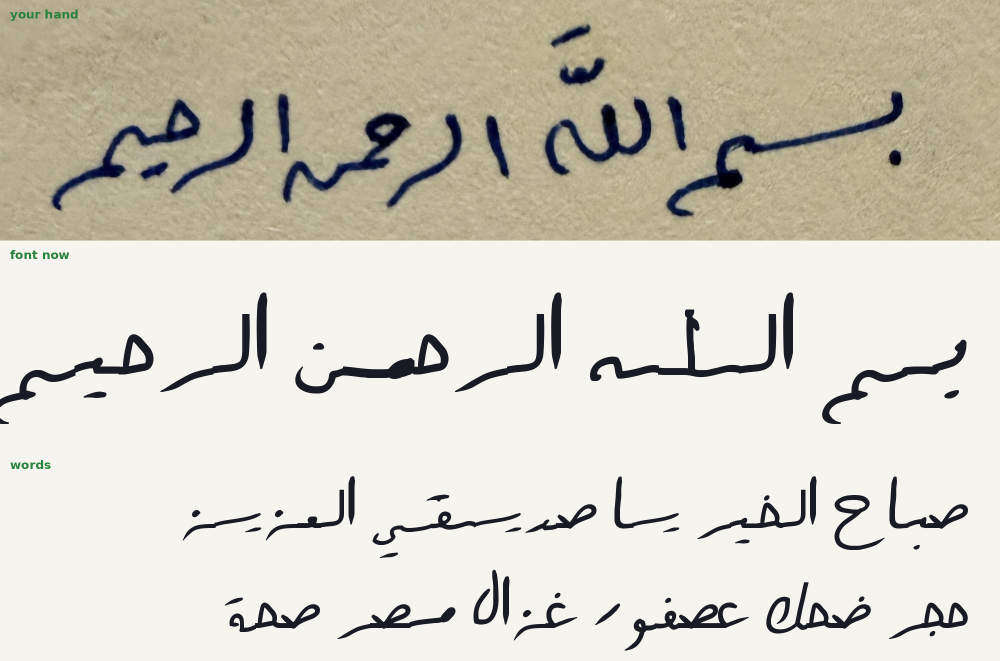
#> input picture handwriting-font/font/basmala_your_hand_vs_font.png, 2000 x 1321 px (shown at 1/2 size)
$ python -i stage2.py   (imports and definitions only)
#> lines starting #> are read from the running program, lines starting #| are printed output that depends on the picture
### handwriting-font/font/glyphmap.py
"""Which drawing on which sheet becomes which glyph.

box = (x0, y0, x1, y1) in the sheet photo's pixels. row = glyphs written on one line
(their joins give that line's baseline). form: isol / init / medi / fina / mark / digit."""

S5, S6, S8, S4 = 'src5.jpg', 'src6.jpg', 'src8.jpg', 'src4.jpg'

G = {}
def g(name, src, box, form, row, **kw):
    G[name] = dict(src=src, box=box, form=form, row=row, **kw)

# ---- sheet 8: ا ب ت ث ج ح خ د ذ ر ز س ش ص ض ----
g('alef', S8, (980, 350, 1008, 405), 'isol', 'a8', hard=True)
g('alef.fina', S8, (857, 348, 889, 398), 'fina', 'a8')
g('beh', S8, (1213, 500, 1271, 561), 'isol', 'b8', drop_above=True)
g('beh.init', S8, (1046, 505, 1084, 552), 'init', 'b8')
g('beh.medi', S8, (770, 495, 860, 543), 'medi', 'b8')
g('beh.fina', S8, (606, 473, 706, 527), 'fina', 'b8')
g('teh', S8, (1232, 656, 1281, 702), 'isol', 't8')
g('teh.init', S8, (1048, 622, 1108, 681), 'init', 't8')
g('teh.medi', S8, (794, 609, 878, 652), 'medi', 't8')
g('teh.fina', S8, (606, 473, 706, 527), 'fina', 'b8', drop_below=True, add_mark=('teh.medi', 'above', 0.42))
g('theh', S8, (1218, 768, 1276, 820), 'isol', 'th8')
g('theh.init', S8, (1032, 734, 1101, 790), 'init', 'th8')
g('theh.medi', S8, (796, 708, 894, 761), 'medi', 'th8')
g('theh.fina', S8, (644, 702, 732, 759), 'fina', 'th8')
g('jeem', S8, (1233, 896, 1279, 950), 'isol', 'j8')
g('jeem.init', S8, (867, 868, 953, 912), 'init', 'j8', thin=True, grow=1.3)
g('jeem.medi', S8, (547, 837, 646, 890), 'medi', 'j8', thin=True, grow=1.3)
g('jeem.fina', S8, (113, 815, 224, 879), 'fina', 'j8')
g('hah', S8, (1253, 1011, 1289, 1063), 'isol', 'h8')
g('hah.init', S8, (1127, 1017, 1225, 1048), 'init', 'h8', thin=True, grow=1.3)
g('hah.medi', S8, (836, 998, 958, 1055), 'medi', 'h8', hard=True, thin=True, grow=1.3)
g('hah.fina', S8, (415, 1001, 540, 1075), 'fina', 'h8')
g('khah', S8, (1244, 1100, 1280, 1185), 'isol', 'kh8')
g('khah.init', S8, (1157, 1100, 1217, 1156), 'init', 'kh8', thin=True, grow=1.3)
g('khah.medi', S8, (815, 1095, 934, 1165), 'medi', 'kh8', thin=True, grow=1.3)
g('khah.fina', S8, (404, 1120, 518, 1213), 'fina', 'kh8')
g('dal', S8, (1245, 1265, 1281, 1293), 'isol', 'd8')
g('dal.fina', S8, (1076, 1271, 1164, 1297), 'fina', 'd8')
g('thal', S8, (1252, 1343, 1283, 1389), 'isol', 'dh8')
g('thal.fina', S8, (1081, 1342, 1176, 1387), 'fina', 'dh8')
g('reh', S8, (1251, 1468, 1285, 1498), 'isol', 'r8')
g('reh.fina', S8, (1102, 1464, 1197, 1495), 'fina', 'r8')
g('zain', S8, (1248, 1549, 1287, 1597), 'isol', 'z8')
g('zain.fina', S8, (1139, 1546, 1224, 1597), 'fina', 'z8')
g('seen', S8, (385, 1637, 489, 1672), 'isol', 's8')     # writer swapped these two on the sheet
g('seen.init', S8, (894, 1667, 978, 1689), 'init', 's8', keep_flat=True)
g('seen.medi', S8, (773, 1656, 875, 1675), 'medi', 's8', keep_flat=True)
g('seen.fina', S8, (1004, 1679, 1094, 1715), 'fina', 's8')
g('sheen', S8, (640, 1733, 772, 1804), 'isol', 'sh8')   # writer swapped these two on the sheet
g('sheen.init', S8, (929, 1744, 1004, 1796), 'init', 'sh8')
g('sheen.medi', S8, (805, 1740, 892, 1791), 'medi', 'sh8')
g('sheen.fina', S8, (1013, 1744, 1098, 1809), 'fina', 'sh8', thin=True)
g('sad', S8, (1167, 1877, 1256, 1923), 'isol', 'sd8')
g('sad.init', S8, (806, 1893, 905, 1927), 'init', 'sd8', hard=True)   # middle form, right connector cut off
g('sad.medi', S8, (806, 1893, 956, 1927), 'medi', 'sd8')
g('sad.fina', S8, (657, 1884, 774, 1927), 'fina', 'sd8')
g('dad', S8, (1200, 1960, 1261, 2020), 'isol', 'dd8')
g('dad.init', S8, (1054, 1969, 1144, 2026), 'init', 'dd8')
g('dad.medi', S8, (842, 1989, 974, 2052), 'medi', 'dd8')
g('dad.fina', S8, (680, 1996, 787, 2052), 'fina', 'dd8')

# ---- sheet 6: ط ظ ع غ ك ل م ن ه ة و ي ء أ إ آ ؤ لا ----
g('tah', S6, (1188, 418, 1265, 487), 'isol', 'tt6')
g('tah.init', S6, (1047, 407, 1131, 479), 'init', 'tt6')
g('tah.medi', S6, (861, 548, 1029, 643), 'medi', 'zz6', hard=True, drop_dots=True)   # = medial ظ without its dot
g('tah.fina', S6, (731, 388, 822, 465), 'fina', 'tt6')
g('zah', S6, (1202, 570, 1266, 645), 'isol', 'zz6')
g('zah.init', S6, (1030, 548, 1148, 643), 'init', 'zz6', hard=True)
g('zah.medi', S6, (861, 548, 1029, 643), 'medi', 'zz6', hard=True)
g('zah.fina', S6, (719, 563, 825, 628), 'fina', 'zz6')
g('ain', S6, (1237, 744, 1297, 821), 'isol', 'ai6')
g('ain.init', S6, (1108, 750, 1172, 787), 'init', 'ai6')
g('ain.medi', S6, (903, 749, 1036, 782), 'medi', 'ai6')
g('ain.fina', S6, (747, 745, 827, 811), 'fina', 'ai6')
g('ghain', S6, (1238, 880, 1296, 989), 'isol', 'gh6')
g('ghain.init', S6, (1141, 899, 1207, 963), 'init', 'gh6')
g('ghain.medi', S6, (936, 893, 1065, 962), 'medi', 'gh6')
g('ghain.fina', S6, (802, 900, 885, 1003), 'fina', 'gh6')
g('kaf', S6, (1220, 1090, 1299, 1146), 'isol', 'k6')
g('kaf.init', S4, (553, 890, 645, 970), 'init', 'k4')
g('kaf.medi', S6, (788, 1043, 931, 1117), 'medi', 'k6')
g('kaf.fina', S6, (649, 1046, 759, 1101), 'fina', 'k6')
g('lam', S6, (1269, 1201, 1304, 1257), 'isol', 'l6')
g('lam.init', S6, (1103, 1206, 1178, 1250), 'init', 'l6')
g('lam.medi', S6, (549, 1181, 724, 1244), 'medi', 'l6')
g('lam.fina', S6, (803, 1190, 888, 1259), 'fina', 'l6')
g('meem', S6, (1251, 1341, 1301, 1397), 'isol', 'm6')
g('meem.init', S6, (1083, 1339, 1206, 1378), 'init', 'm6')
g('meem.medi', S6, (965, 1356, 1037, 1382), 'medi', 'm6', keep=True, blind=True)
g('meem.fina', S6, (305, 1322, 428, 1387), 'fina', 'm6')
g('noon', S6, (1260, 1455, 1306, 1515), 'isol', 'n6')
g('noon.init', S6, (1126, 1459, 1219, 1510), 'init', 'n6')
g('noon.medi', S6, (934, 1452, 1068, 1518), 'medi', 'n6')
g('noon.fina', S6, (642, 1466, 725, 1524), 'fina', 'n6')
g('heh', S6, (1372, 1610, 1415, 1644), 'isol', 'hh6')
g('heh.init', S6, (1216, 1602, 1309, 1663), 'init', 'hh6')
g('heh.medi', S6, (668, 1610, 823, 1713), 'medi', 'hh6')
g('heh.fina', S6, (497, 1619, 589, 1649), 'fina', 'hh6')
g('tehMarbuta', S6, (275, 1566, 322, 1628), 'isol', 'hh6')
g('tehMarbuta.fina', S6, (154, 1561, 238, 1627), 'fina', 'hh6')
g('waw', S6, (1357, 1772, 1418, 1828), 'isol', 'w6')
g('waw.fina', S6, (1255, 1781, 1324, 1829), 'fina', 'w6')
g('yeh', S6, (1303, 1940, 1369, 2012), 'isol', 'y6')
g('yeh.init', S6, (1105, 1958, 1224, 2001), 'init', 'y6')
g('yeh.medi', S6, (905, 1944, 1041, 2010), 'medi', 'y6')
g('yeh.fina', S6, (715, 1932, 864, 1997), 'fina', 'y6')
g('hamza', S6, (401, 1905, 444, 1949), 'isol', 'y6')
g('alefHamzaAbove', S6, (1343, 2086, 1372, 2169), 'isol', 'aa6')
g('alefHamzaAbove.fina', S6, (1225, 2064, 1287, 2162), 'fina', 'aa6')
g('alefHamzaBelow', S6, (1167, 2102, 1189, 2195), 'isol', 'aa6')
g('alefHamzaBelow.fina', S6, (1052, 2093, 1111, 2192), 'fina', 'aa6')
g('alefMadda', S6, (941, 2059, 1000, 2148), 'isol', 'aa6', hard=True)
g('alefMadda.fina', S6, (856, 2059, 940, 2148), 'fina', 'aa6', hard=True)
g('wawHamza', S6, (639, 2074, 692, 2160), 'isol', 'aa6')
g('wawHamza.fina', S6, (732, 2085, 803, 2167), 'fina', 'aa6')
g('lamalef', S6, (523, 2094, 576, 2149), 'isol', 'aa6')
g('lamalef.fina', S6, (393, 2094, 482, 2145), 'fina', 'aa6')

# ---- sheet 5: ف ق ئ ى, digits, marks ----
g('feh', S5, (347, 813, 447, 907), 'isol', 'f5')
g('feh.init', S5, (920, 816, 1044, 936), 'init', 'f5')
g('feh.medi', S5, (482, 836, 657, 934), 'medi', 'f5')
g('feh.fina', S5, (724, 831, 879, 922), 'fina', 'f5')
g('qaf', S5, (282, 986, 367, 1093), 'isol', 'q5')
g('qaf.init', S5, (107, 972, 240, 1097), 'init', 'q5')
g('qaf.medi', S5, (788, 989, 937, 1086), 'medi', 'q5')
g('qaf.fina', S5, (623, 1016, 731, 1118), 'fina', 'q5')
g('yehHamza', S5, (1046, 1147, 1107, 1239), 'isol', 'yh5')
g('yehHamza.init', S5, (508, 1181, 583, 1292), 'init', 'yh5')
g('yehHamza.medi', S5, (635, 1185, 802, 1287), 'medi', 'yh5')
g('yehHamza.fina', S5, (875, 1183, 993, 1278), 'fina', 'yh5')
g('alefMaksura', S5, (342, 1237, 429, 1296), 'isol', 'yh5')
g('alefMaksura.fina', S5, (138, 1241, 300, 1304), 'fina', 'yh5')
for d, box in zip('٠١٢٣٤٥٦٧٨٩', [(391, 1473, 412, 1495), (1109, 1386, 1134, 1449), (1026, 1393, 1086, 1445),
        (920, 1391, 997, 1482), (841, 1391, 919, 1482), (762, 1427, 820, 1477), (673, 1421, 732, 1498),
        (587, 1428, 630, 1485), (515, 1435, 576, 1488), (449, 1426, 502, 1496)]):
    g('digit%d' % '٠١٢٣٤٥٦٧٨٩'.index(d), S5, box, 'digit', 'dg5', hard=d in '٣٤')
# marks: (mark box, the tatweel line it was written against)
g('fatha', S5, (1349, 1570, 1417, 1612), 'mark', 'mk5', ref=(1362, 1667, 1430, 1685), side='top')
g('kasra', S5, (1247, 1725, 1308, 1766), 'mark', 'mk5', ref=(1222, 1676, 1309, 1703), side='bottom')
g('fathatan', S5, (1052, 1605, 1119, 1648), 'mark', 'mk5', ref=(1047, 1681, 1154, 1712), side='top')
g('kasratan', S5, (917, 1752, 965, 1803), 'mark', 'mk5', ref=(921, 1695, 996, 1725), side='bottom')
g('dammatan', S5, (728, 1630, 835, 1680), 'mark', 'mk5', ref=(770, 1700, 881, 1734), side='top')
g('damma', S5, (583, 1630, 645, 1673), 'mark', 'mk5', ref=(588, 1714, 678, 1738), side='top')
g('sukun', S5, (440, 1665, 480, 1700), 'mark', 'mk5', ref=(423, 1720, 522, 1752), side='top')

JOINS = {'isol': (False, False), 'init': (True, False), 'medi': (True, True), 'fina': (False, True),
         'digit': (False, False), 'mark': (False, False)}     # (joins on visual LEFT, joins on visual RIGHT)

### handwriting-font/font/names.py
"""Glyph name -> codepoints, presentation form for proofing."""
BASE = {
    'alef': 0x627, 'beh': 0x628, 'teh': 0x62A, 'theh': 0x62B, 'jeem': 0x62C, 'hah': 0x62D, 'khah': 0x62E,
    'dal': 0x62F, 'thal': 0x630, 'reh': 0x631, 'zain': 0x632, 'seen': 0x633, 'sheen': 0x634, 'sad': 0x635,
    'dad': 0x636, 'tah': 0x637, 'zah': 0x638, 'ain': 0x639, 'ghain': 0x63A, 'feh': 0x641, 'qaf': 0x642,
    'kaf': 0x643, 'lam': 0x644, 'meem': 0x645, 'noon': 0x646, 'heh': 0x647, 'waw': 0x648, 'alefMaksura': 0x649,
    'yeh': 0x64A, 'tehMarbuta': 0x629, 'hamza': 0x621, 'alefMadda': 0x622, 'alefHamzaAbove': 0x623,
    'wawHamza': 0x624, 'alefHamzaBelow': 0x625, 'yehHamza': 0x626,
    'fatha': 0x64E, 'damma': 0x64F, 'kasra': 0x650, 'fathatan': 0x64B, 'dammatan': 0x64C, 'kasratan': 0x64D, 'sukun': 0x652,
}
for i in range(10):
    BASE['digit%d' % i] = 0x660 + i
PRES = {  # first presentation form (isol); fina +1, init +2, medi +3
    0x621: 0xFE80, 0x622: 0xFE81, 0x623: 0xFE83, 0x624: 0xFE85, 0x625: 0xFE87, 0x626: 0xFE89, 0x627: 0xFE8D,
    0x628: 0xFE8F, 0x629: 0xFE93, 0x62A: 0xFE95, 0x62B: 0xFE99, 0x62C: 0xFE9D, 0x62D: 0xFEA1, 0x62E: 0xFEA5,
    0x62F: 0xFEA9, 0x630: 0xFEAB, 0x631: 0xFEAD, 0x632: 0xFEAF, 0x633: 0xFEB1, 0x634: 0xFEB5, 0x635: 0xFEB9,
    0x636: 0xFEBD, 0x637: 0xFEC1, 0x638: 0xFEC5, 0x639: 0xFEC9, 0x63A: 0xFECD, 0x641: 0xFED1, 0x642: 0xFED5,
    0x643: 0xFED9, 0x644: 0xFEDD, 0x645: 0xFEE1, 0x646: 0xFEE5, 0x647: 0xFEE9, 0x648: 0xFEED, 0x649: 0xFEEF,
    0x64A: 0xFEF1,
}
OFF = {'': 0, 'fina': 1, 'init': 2, 'medi': 3}


# [8 lines left out: function proof_char, not called in this run]

### handwriting-font/font/stage2.py
"""Stage 2: your pen on every glyph, perfect joins, outlines in font units."""
import sys, copy, pickle, numpy as np, cv2, potrace
sys.path.insert(0, '../pens')
from repen import UP
from pen6 import analyse6, render6
import pen4
pen4.SPUR = (0.8, 0.0)      # the letter sheets were written with care: keep short legs (the ج's crossing dot)
from glyphmap import JOINS, G as GM

PEN = dict(fluency=1.0, stems=0.8, contrast=1.3, flicks=0.95, calm=0.9, weight=1.05, angle=46)
TALL = {'alef', 'lam', 'kaf', 'tah', 'zah', 'lamalef', 'alefHamzaAbove', 'alefHamzaBelow', 'alefMadda'}
R_W = 44.0          # render resolution: pixels per pen width
TAIL = 0.9          # connector kept beyond the letter body, in pen widths
OVER = 0.10         # ink overlap past the join edge so joins never show a seam
SIDE = 0.55         # side bearing on non-joining sides, in pen widths


def _smoothstep(u):
    u = np.clip(u, 0, 1); return u * u * (3 - 2 * u)


# [55 lines left out: functions fix_join, scale_A, not called in this run]


def trace(img):
    bm = potrace.Bitmap(~img)
    return bm.trace(turdsize=12, alphamax=1.0, opticurve=True, opttolerance=0.25)


# [14 lines left out: function pull_ascender, not called in this run]


def X_(x, k, pad):
    return x * k + pad


# [18 lines left out: functions body_box, analyse_joined, not called in this run]


def run(inp, out, ref_scale=True):
    from proportions import ref_metrics
    D = pickle.load(open(inp, 'rb'))
    G = D['glyphs']
    REF = ref_metrics(list(G))
    # pass 1: body sizes in pen widths
    first = {}
    for name, g in G.items():
        A, cuts = analyse_joined(g['mask'], g['base'] if g['base'] is not None else 0, g['form'], g['w'], g['w'], GM[name].get('keep', False))
        bw, bh = body_box(A, cuts, g['mask'])
        first[name] = (bw / g['w'], bh / g['w'])
    alef_u = float(np.median([first[n][1] for n in ('alef', 'alef.fina', 'alefHamzaBelow', 'lam')]))
    scales = {}
    for name, g in G.items():
        r = REF.get(name)
        if not ref_scale or r is None:
            scales[name] = 1.0; continue
        bw, bh = first[name]
        sw, sh = r['w'] * alef_u / bw, r['h'] * alef_u / bh
        fam = name.split('.')[0]
        lo = 0.7
        if fam in TALL:                                  # ascenders: size by width, the stem is pulled to height later
            scales[name] = 1.0 if r['w'] < 0.4 * r['h'] else float(np.clip(sw, 0.75, 1.35)); continue
        if r['w'] < 0.4 * r['h']: a = 0.0
        elif bh < 1.6 or GM[name].get('keep_flat'): a, lo = 1.0, 0.3   # written flat (Ruqʿah س, م): width decides
        else: a = 0.5
        s = sw ** a * sh ** (1 - a)
        scales[name] = float(np.clip(s, lo, 1.6)) * GM[name].get('grow', 1.0)
    # pass 2: rescale each glyph to the standard, analyse again, standard joins
    res, ana = {}, {}
    for name, g in G.items():
        s = scales[name]; m = g['mask']
        if abs(s - 1) > 0.02:
            m = cv2.resize(m.astype(np.float32), None, fx=s, fy=s, interpolation=cv2.INTER_LINEAR) > 0.5
        base = g['base'] * s if g['base'] is not None else None
        r_ = REF.get(name)
        if base is not None and r_ is not None and g['form'] in ('isol', 'digit') and not name.startswith('lamalef'):
            ys_, xs_ = np.where(m)                                  # seat it on the line like the reference first
            base = float(ys_.max() - max(r_['down'], 0.0) * alef_u * g['w'])   # never float above the line
        A, cuts = analyse_joined(m, base if base is not None else 0, g['form'], g['w'] * s, g['w'], GM[name].get('keep', False))
        if name.split('.')[0] in TALL and base is not None and name in REF:
            fam = name.split('.')[0]
            pull_ascender(A, base, g['w'], REF[name]['up'] * alef_u * g['w'], 2.8 if fam in ('tah', 'zah') else 1.3)
        ana[name] = (A, cuts, m, base, s)
    angs = [st['stem']['angle'] for A, *_ in ana.values() for st in A['strokes'] if st.get('stem')]
    lean = float(np.median(angs)) if angs else 0.0
    for name, g in G.items():
        A, cuts, m, base_s, s = ana[name]; A['stem_target'] = lean
        if GM[name].get('blind'):
            for st in A['strokes']: st['blind'] = True
        w = g['w']; k = R_W / w; pad = int(3 * R_W)
        Ak = scale_A(A, k, np.array([pad, pad]))
        Ak['w'] = R_W; Ak['rmed'] = A['rmed'] * k / s          # one physical pen for every glyph
        for st in Ak['strokes'] + Ak['bridges']: st['r'] = st['r'] / s   # thickness is the pen's, not the letter's size
        H, W = int(m.shape[0] * k) + 2 * pad, int(m.shape[1] * k) + 2 * pad
        top = min(float(st['p'][:, 1].min()) for st in Ak['strokes'] + Ak['bridges'] if len(st['p']))
        lift = max(0, int(2 * R_W - top))          # stretched ascenders must stay on the canvas
        if lift:
            for st in Ak['strokes'] + Ak['bridges']:
                st['p'] = st['p'] + np.array([0, lift])
                if st.get('loop'): st['loop']['pivot'][1] += lift
            H += lift
        if name == 'digit0':
            img = np.zeros((H, W), bool); cy, cx = int(X_(m.shape[0] / 2, k, pad)), int(X_(m.shape[1] / 2, k, pad))
            cv2.ellipse(img.view(np.uint8), (cx, cy), (int(0.95 * R_W), int(0.7 * R_W)), -40, 0, 360, 1, -1)
            img = img.astype(bool)
        else:
            img = render6(Ak, (H, W), snap=0, level=0, heads=not GM[name].get('thin'), **PEN)
        X = lambda x: x * k + pad
        if GM[name].get('counters'):           # tiny counters the pen would swallow: punch your original back out
            k4, lab4, st4, _ = cv2.connectedComponentsWithStats((~m).astype(np.uint8), connectivity=4)
            hole = np.zeros(m.shape, np.uint8)
            for i in range(1, k4):
                x_, y_, w_, h_, a_ = st4[i]
                if x_ > 0 and y_ > 0 and x_ + w_ < m.shape[1] and y_ + h_ < m.shape[0]: hole[lab4 == i] = 1
            if hole.any():
                hk = cv2.resize(hole, (int(m.shape[1] * k), int(m.shape[0] * k)), interpolation=cv2.INTER_NEAREST)
                hk = cv2.dilate(hk, cv2.getStructuringElement(cv2.MORPH_ELLIPSE, (int(0.25 * R_W) | 1,) * 2))
                full = np.zeros_like(img); full[pad:pad + hk.shape[0], pad:pad + hk.shape[1]] = hk[:H - pad, :W - pad] > 0
                img &= ~full
        if base_s is not None:                 # clear beyond the joins, but only in the connector band:
            y0b, y1b = max(0, int(X(base_s) + lift - 1.7 * R_W)), int(X(base_s) + lift + 1.7 * R_W)   # stems and tails may overhang
            if 'left' in cuts: img[y0b:y1b, :max(0, int(X(cuts['left'] - OVER * w)))] = False
            if 'right' in cuts: img[y0b:y1b, int(X(cuts['right'] + OVER * w)):] = False
        ys, xs = np.where(img)
        if not len(xs):
            print('empty', name); continue
        left = X(cuts['left']) if 'left' in cuts else xs.min() - SIDE * R_W
        right = X(cuts['right']) if 'right' in cuts else xs.max() + SIDE * R_W
        base = X(base_s) + lift if base_s is not None else None
        res[name] = dict(img=img, left=left, right=right, base=base, form=g['form'], side=g.get('side'),
                         rw=R_W, ink=(xs.min(), ys.min(), xs.max(), ys.max()), scale=s)
        print('.', end='', flush=True)
    print()
    pickle.dump(dict(glyphs=res, lean=lean, alef_u=alef_u), open(out, 'wb'))
    print('glyphs', len(res), 'shared lean', round(lean, 1), 'alef', round(alef_u, 1), 'pen widths')
    sc = sorted(scales.items(), key=lambda kv: kv[1])
    print('most shrunk', [(k, round(v, 2)) for k, v in sc[:6]], 'most grown', [(k, round(v, 2)) for k, v in sc[-6:]])


# [2 lines not run here, left out]

>>> import cv2
>>> picture = cv2.imread('basmala_your_hand_vs_font.png', cv2.IMREAD_GRAYSCALE)
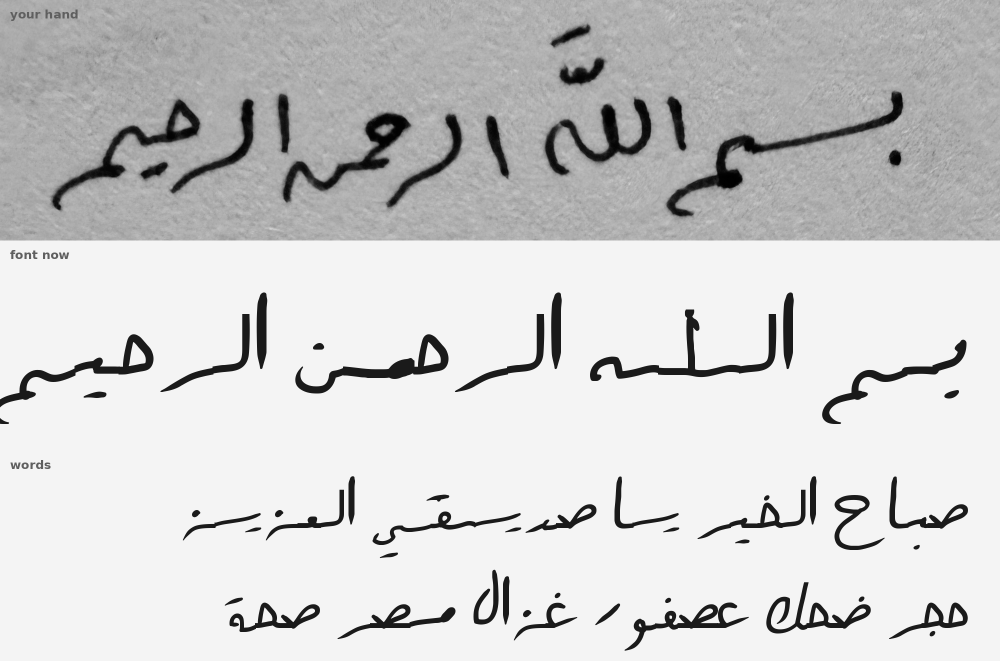
#> picture: shape (1321, 2000) (shown at 1/2 size); min 0, max 244, mean 206.8
>>> result = run(picture, 'out.png')
#> (the run stopped early here; a loop or call above may not have finished)
